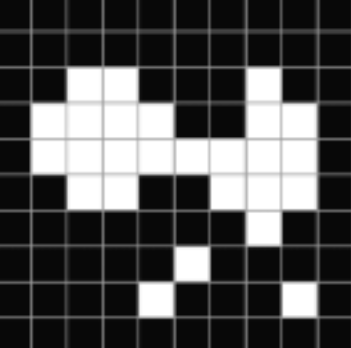
#> input picture vision/Vision/TP6/image.png, 351 x 348 px, found by its file name
$ python tp2.py
#> lines starting #> are read from the running program, lines starting #| are printed output that depends on the picture
#if max is already 255 and min 0 it wont owrk
# ex min 20 max 200
# formule: x-min: min-min nous odnne 0 already (decalina a gauche bach ja3adna) et max -min
# diviser max-min 0 yb9a 0  autre 1 (will become 255)
# *255 to get hem back


#sometimes it converts apres division to int automaticall yy u can muklt *255.

# elements du tab hist uint16 cuz it contians count which can be  big not pixels like the image
import cv2
import numpy as np

img=cv2.imread("image.png",cv2.IMREAD_GRAYSCALE)
#> img is the input picture: shape (348, 351); min 8, max 255, mean 82.3

img[:]=img[:]/2     #to make it more sombre
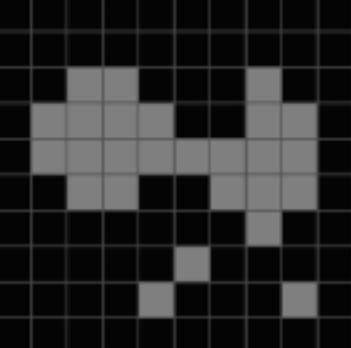
#> img: shape (348, 351); min 4, max 127, mean 40.9
cv2.imwrite("image.png",img)


if img is None:
    print("erreur de chargemrent")
    exit(0)
h,w=img.shape
#> h = 348; w = 351
min,max=255,0

h,w=img.shape
for y in range(h):
    for x in range(w):
        if(img[y,x]>max):
            max=img[y,x]
        if(img[y,x]<min):
            min=img[y,x]
#> after the loop, max = 127; min = 4

image_apres=np.zeros(img.shape,img.dtype)
for y in range(h):
    for x in range(w):
        image_apres[y,x]=((img[y,x]-min)/(max-min))*255

print("min: ",min,"max: ",max)
#| min:  4 max:  127
cv2.imshow("image avant",img)
cv2.imshow("image apres",image_apres)

import matplotlib.pyplot as plt
hist_avant = np.zeros((256,1),np.uint16)
for y in range(h):
    for x in range(w):
       hist_avant[img[y,x]]+=1
hist_apres=cv2.calcHist([image_apres],[0],None,[256],[0,255])
#> hist_apres = 256 values, max 61626 at index 0, min 0 at index 1, mean 391.2
# [8 lines of commented-out code are left out]
cv2.waitKey(0)
cv2.destroyAllWindows ( )
